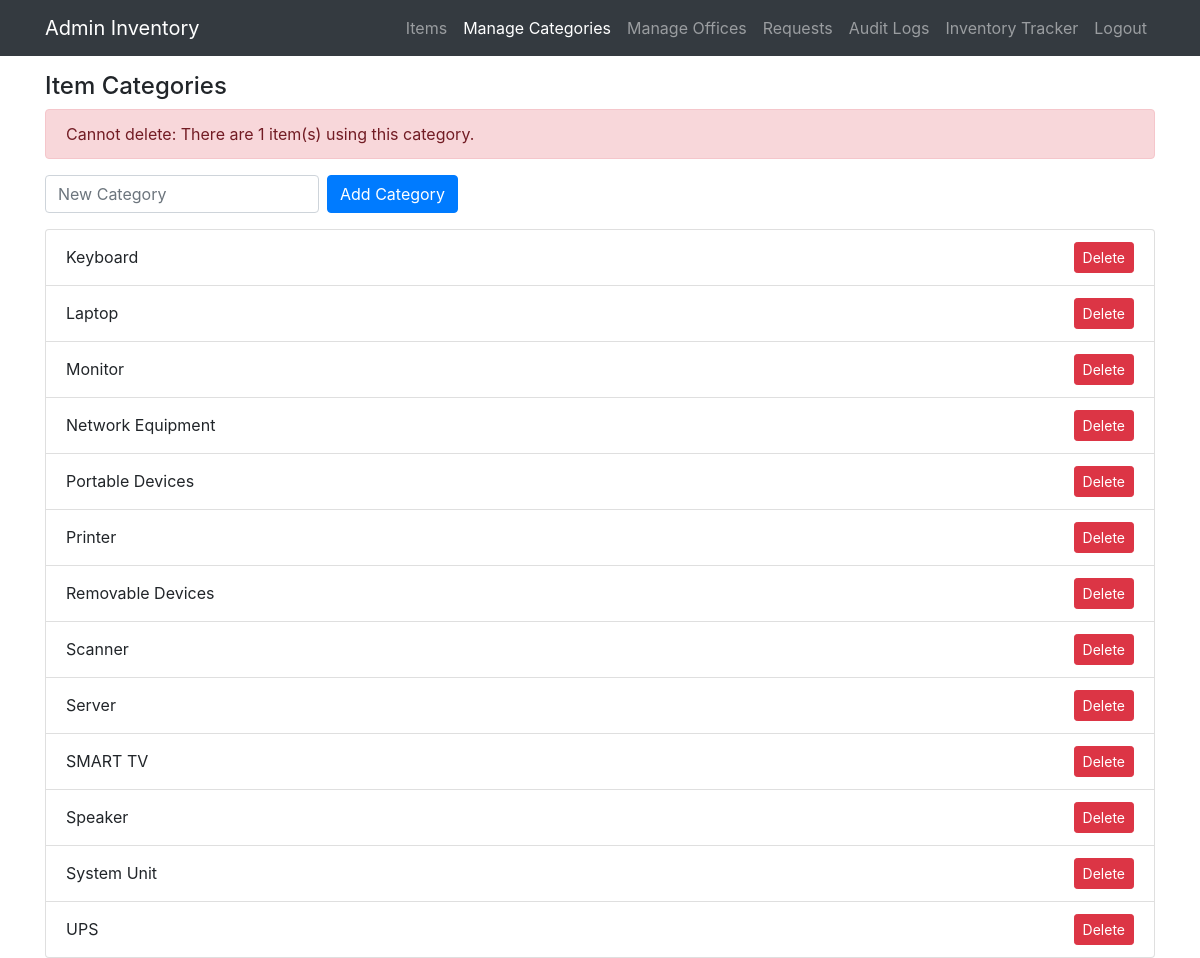
Screenshot of /admin/categories.php?delcat=7 (signed in) with the database file from the repository.
### tables this page shows
CREATE TABLE `categories` (
  `id` int(11) NOT NULL,
  `name` varchar(100) NOT NULL,
  `created_at` datetime DEFAULT current_timestamp(),
  `category_type` enum('supply','asset') NOT NULL
);

### admin/categories.php (the view, shortened to what this page needs)
<?php
require '../config/db.php';
$err = "";
if (isset($_GET['delcat'])) {
    $cat_id = intval($_GET['delcat']);
    $item_check = $db->prepare("SELECT COUNT(*) FROM items WHERE category_id=?");
    $item_check->bind_param("i", $cat_id);
    $item_check->execute();
    $item_check->bind_result($item_count);
    if ($item_count > 0) {
        $err = "Cannot delete: There are $item_count item(s) using this category.";
    }
}
$cats = $db->query("SELECT * FROM categories ORDER BY name ASC")->fetch_all(MYSQLI_ASSOC);
?>
<!doctype html>
<html>
<head>
<link rel="stylesheet" href="https://cdn.jsdelivr.net/npm/bootstrap@4.6.2/dist/css/bootstrap.min.css">
</head>
<body>
<nav class="navbar navbar-expand-lg navbar-dark bg-dark fixed-top">
    <div class="container">
        <a class="navbar-brand" href="dashboard.php">Admin Inventory</a>
        <ul class="navbar-nav ml-auto">
            <li class="nav-item"><a href="items.php" class="nav-link">Items</a></li>
            <li class="nav-item"><a href="categories.php" class="nav-link active">Manage Categories</a></li>
            <li class="nav-item"><a href="offices.php" class="nav-link">Manage Offices</a></li>
            <li class="nav-item"><a href="requests.php" class="nav-link">Requests</a></li>
            <li class="nav-item"><a href="audit_logs.php" class="nav-link">Audit Logs</a></li>
			<li class="nav-item"><a href="tracker.php" class="nav-link">Inventory Tracker</a></li>
            <li class="nav-item"><a href="/inventory_system/logout.php" class="nav-link">Logout</a></li>
        </ul>
    </div>
</nav>
<div class="container pt-5">
    <h4 class="mt-4">Item Categories</h4>
    <?php if ($err): ?><div class="alert alert-danger"><?= htmlspecialchars($err) ?></div><?php endif; ?>
    <form class="form-inline mb-3" method="POST">
        <input name="new_category" class="form-control mr-2" placeholder="New Category" required>
        <button class="btn btn-primary">Add Category</button>
    </form>
    <ul class="list-group">
        <?php foreach($cats as $c): ?>
        <li class="list-group-item d-flex justify-content-between align-items-center">
            <?= htmlspecialchars($c['name']) ?>
            <a href="?delcat=<?= $c['id'] ?>" class="btn btn-danger btn-sm"
               onclick="return confirm('Are you sure you want to remove this category?');">
               Delete
            </a>
        </li>
        <?php endforeach; ?>
    </ul>
</div>
</body>
</html>

### rows the page displays
categories: name "Keyboard"
categories: name "Laptop"
categories: name "Monitor"
categories: name "Network Equipment"
categories: name "Portable Devices"
categories: name "Printer"
categories: name "Removable Devices"
categories: name "Scanner"
categories: name "Server"
categories: name "SMART TV"
categories: name "Speaker"
categories: name "System Unit"
categories: name "UPS"

### other values shown
$err "Cannot delete: There are 1 item(s) using this category."
